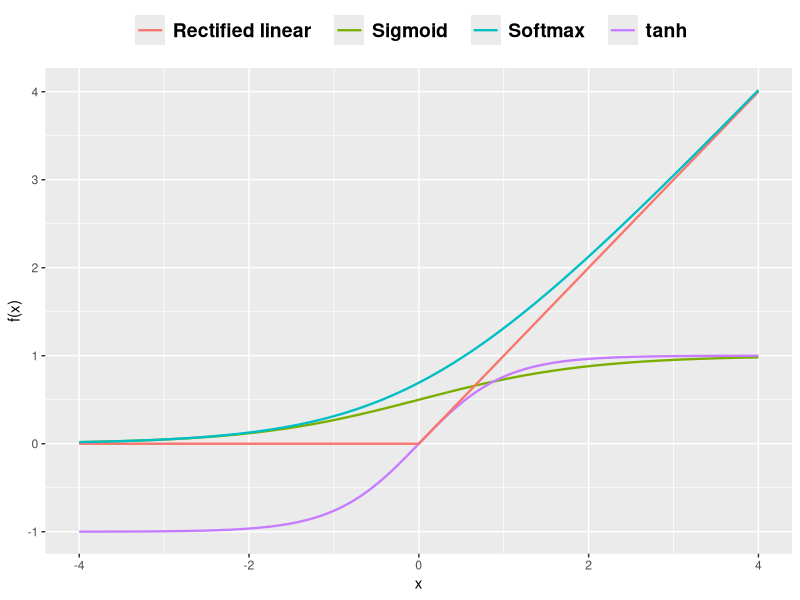

Write R code to recreate this figure.


#########################################################################
# Author:  Fabian Pribahsnik
# Date:    25.08.2018
# Purpose: Plot activation functions as described in the chapter
            "Multi-Layer Neural Networks"
#########################################################################
library(ggplot2)


# Sigmoid activation function
sigmoidFun <- function(x) {
   1 / (1 + exp(-x))
}

# Tanh activation function
tanhFun <- function(x){
  (exp(x) - exp(-x)) / (exp(x) + exp(-x))
}

# Rectified linear activation function
reluFun <- function(x){
  pmax(0,x)
}

# Softmax activation function
softmaxFun <- function(x){
  log(1 + exp(x))
}

plotOverview <- ggplot(data.frame(x = c(-4, 4)), aes(x = x)) +
  stat_function(fun = sigmoidFun,   n = 500, size = 0.8, aes(colour = "Sigmoid   ")) +
  stat_function(fun = tanhFun,      n = 500, size = 0.8, aes(colour = "tanh   ")) +
  stat_function(fun = reluFun,      n = 500, size = 0.8, aes(colour = "Rectified linear   ")) +
  stat_function(fun = softmaxFun,   n = 500, size = 0.8, aes(colour = "Softmax   ")) +
  theme(legend.position = "top",
        legend.title=element_blank(),
        legend.text = element_text(size = 14, face = "bold"),
        legend.key = element_rect(size = 3),
        legend.key.size = unit(1.5, 'lines')) +
  scale_y_continuous(name = "f(x)")

plotOverview
